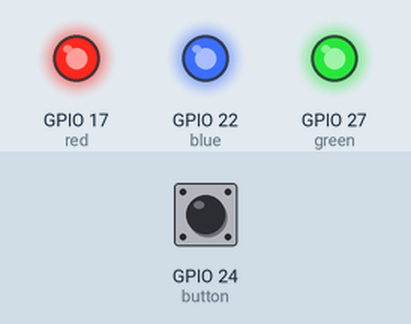
Recording of a program running on a simulated Raspberry Pi (BCM pin numbers). Parts: output pins drawn as LEDs (lit = HIGH). Dashed ring = blinking. The test bench sets the inputs (shaded band); at power-on: GPIO 24 (button) LOW.

Above: at 1.2 s.
1.3 s: GPIO 24 (button) pulsed HIGH 5 times (0.12 s each, 0.3 s apart)
At 1.75 s:
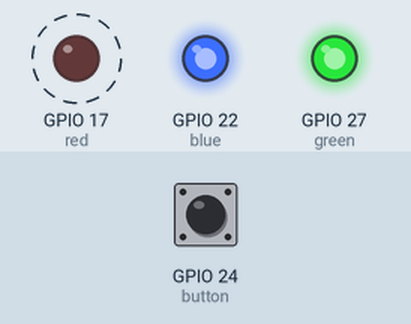
4.3 s: GPIO 24 (button) pulled HIGH for 0.15 s
At 5.5 s:
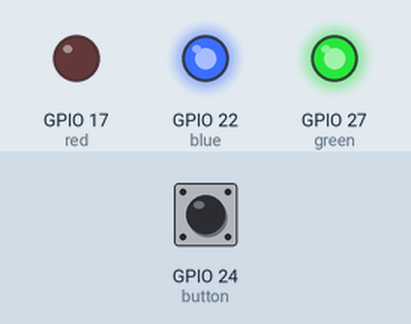
5.9 s: GPIO 24 (button) pulled HIGH for 1 s
At 6.9 s:
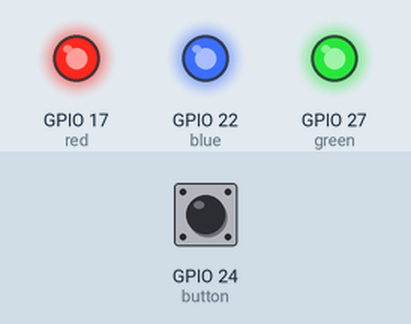
Timing chart, 0 to 8.9 s (numbered marks = the images above; inputs shaded):
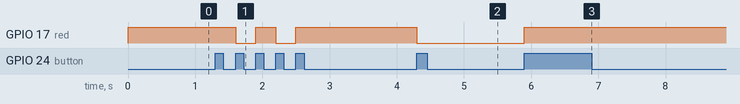

The program:

button.py
```python
import RPi.GPIO as GPIO
import time

button = 24
count = 0

GPIO.setmode(GPIO.BCM)
GPIO.setup(button, GPIO.IN, pull_up_down=GPIO.PUD_DOWN)

red = 17; green = 27; blue = 22;


def clickHndler(channel):
    global count
    count = count + 1
    if (count % 2 == 0):
        GPIO.output(red, GPIO.LOW)
    else:
        GPIO.output(red, GPIO.HIGH)

GPIO.setmode(GPIO.BCM)
GPIO.setup(button, GPIO.IN, pull_up_down = GPIO.PUD_DOWN)
GPIO.add_event_detect(button, GPIO.RISING, callback = clickHndler)

GPIO.setup(red, GPIO.OUT)
GPIO.setup(green, GPIO.OUT)
GPIO.setup(blue, GPIO.OUT)

GPIO.output(red, True)
GPIO.output(green, True)
GPIO.output(blue, True)

while(True):
    time.sleep(1)
```

Measured:
- after the input at 1.3 s, GPIO 17 (red): alternates HIGH for 0.30 s and LOW for 0.30 s, 4 changes in all, then stays HIGH, starting after 0.30 s
- after the input at 4.3 s, GPIO 17 (red): HIGH → LOW at once
- after the input at 5.9 s, GPIO 17 (red): LOW → HIGH at once
